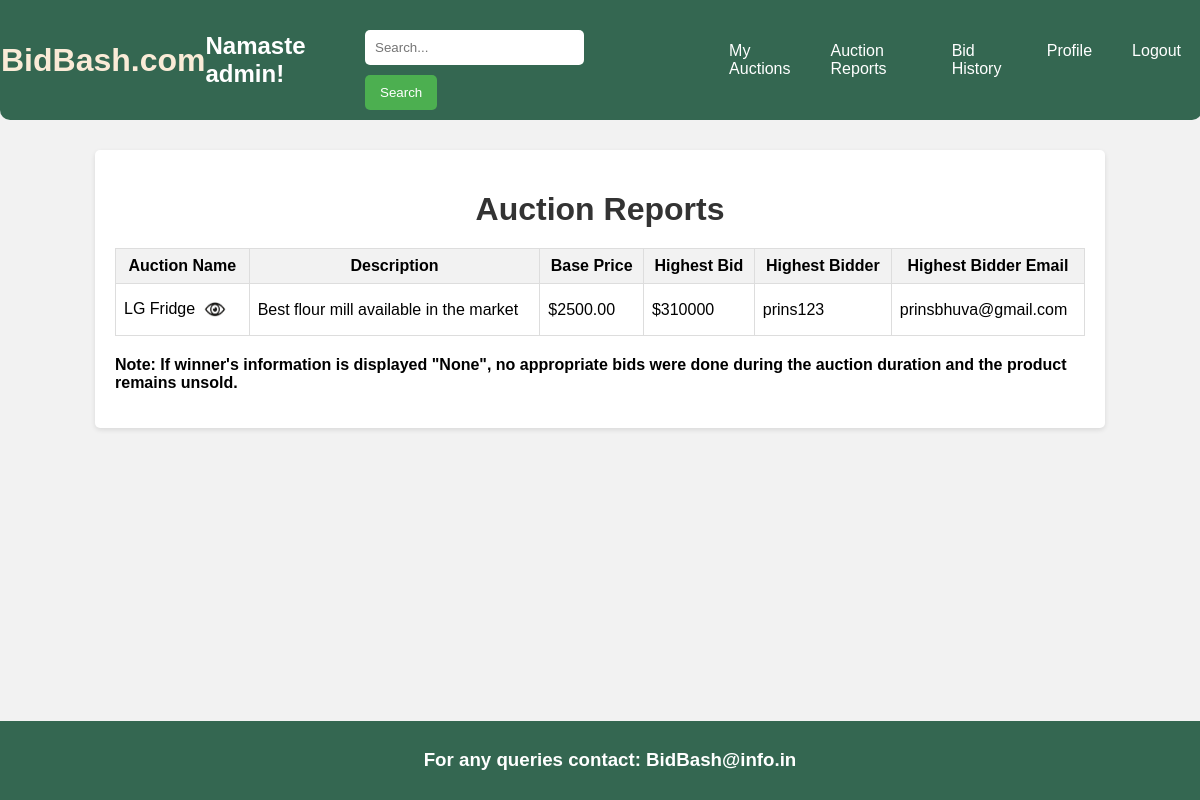
The page /auction_reports (signed in) on the database its author committed.
### myapp/models.py (models this page shows, shortened)
class User(AbstractUser):
    contact_no = models.IntegerField(null=True)
    email = models.EmailField(max_length=254)
    first_name = models.CharField(max_length=30)
    last_name = models.CharField(max_length=30)

class AuctionItem(models.Model):
    name = models.CharField(max_length=100)
    description = models.TextField()
    category = models.CharField(max_length=100)
    seller = models.ForeignKey(User, on_delete=models.CASCADE)
    base_price = models.DecimalField(max_digits=10, decimal_places=2)
    start_time = models.DateTimeField()
    end_time = models.DateTimeField()
    highest_bid = models.DecimalField(max_digits=10, decimal_places=2, default=0)  # Set default value

### myapp/views.py (the view)
# urls.py: path('auction_reports', views.auction_reports, name='auction_reports'),
def auction_reports(request):
    completed_auctions = AuctionItem.objects.filter(
        seller=request.user, end_time__lt=timezone.now()
    )
    for auction in completed_auctions:
        highest_bid_tuple = Bid.objects.filter(auction=auction).aggregate(Max('bid_amount'))
        highest_bid_amount = highest_bid_tuple['bid_amount__max']
        highest_bidder = Bid.objects.filter(auction=auction, bid_amount=highest_bid_amount).first()
        auction.highest_bid = highest_bid_amount
        auction.highest_bidder_username = highest_bidder.bidder.username if highest_bidder else None
        auction.highest_bidder_email = highest_bidder.bidder.email if highest_bidder else None
    return render(request, 'UserSide/auction_reports.html', {'completed_auctions': completed_auctions})

### templates/UserSide/auction_reports.html (shortened to what this page needs)
{% extends 'UserSide/base.html' %}
{% load static %}
{% block body %}
{% if user.is_authenticated %}
<div class="auction-reports">
    <div style="max-width: 970px; margin: 0 auto; padding: 20px; border-radius: 5px; background-color: #fff; box-shadow: 0 2px 5px rgba(0, 0, 0, 0.1);">
        <h1 style="text-align: center; margin-bottom: 20px; color: #333;">Auction Reports</h1>
        <table style="border-collapse: collapse; width: 100%;">
            <thead>
                <tr style="background-color: #f2f2f2;">
                    <th style="border: 1px solid #dddddd; padding: 8px;">Auction Name</th>
                    <th style="border: 1px solid #dddddd; padding: 8px;">Description</th>
                    <th style="border: 1px solid #dddddd; padding: 8px;">Base Price</th>
                    <th style="border: 1px solid #dddddd; padding: 8px;">Highest Bid</th>
                    <th style="border: 1px solid #dddddd; padding: 8px;">Highest Bidder</th>
                    <th style="border: 1px solid #dddddd; padding: 8px;">Highest Bidder Email</th>
                </tr>
            </thead>
            <tbody>
                {% for auction in completed_auctions %}
                <tr style="background-color: #fff;">
                    <td style="border: 1px solid #dddddd; padding: 8px;">
                        <a href="{% url 'item' auction.id %}" style="text-decoration: none; color:black">
                            {{ auction.name }}
                            <img src="{% static 'images/eye_logo.jpg' %}" alt="View Item" style="vertical-align: middle; margin-right: 5px; width: 30px; height: 15px; margin-bottom: 10px">
                        </a>
                    </td>
                    <td style="border: 1px solid #dddddd; padding: 8px;">{{ auction.description }}</td>
                    <td style="border: 1px solid #dddddd; padding: 8px;">${{ auction.base_price }}</td>
                    <td style="border: 1px solid #dddddd; padding: 8px;">${{ auction.highest_bid }}</td>
                    <td style="border: 1px solid #dddddd; padding: 8px;">
                        {% if auction.highest_bidder_username != request.user.username %}
                            {{ auction.highest_bidder_username }}
                        {% else %}
                            None
                        {% endif %}
                    </td>
                    <td style="border: 1px solid #dddddd; padding: 8px;">
                        {% if auction.highest_bidder_email != request.user.email %}
                            {{ auction.highest_bidder_email }}
                        {% else %}
                            None
                        {% endif %}
                    </td>
                </tr>
                {% endfor %}
            </tbody>
        </table>
        <p style="margin-top: 20px; font-weight: bold;">Note: If winner's information is displayed "None", no appropriate bids were done during the auction duration and the product remains unsold.</p>
    </div>
{% else %}
<script type="text/javascript">
    window.location.href = "{% url 'login' %}";
</script>
{% endif %}
{% endblock %}

### templates/UserSide/base.html (shortened to what this page needs)
<!DOCTYPE html>
<html lang="en">
<head>
    {% load static %}
    <link rel="stylesheet" href="{% static 'styles.css' %}">
</head>
<body>
    <header>
        <a href="{% url 'home' %}" style="text-decoration:none; color: antiquewhite;"><h1>BidBash.com</h1></a>
        {% if user.is_authenticated %}
        <h2>Namaste {{ user.username }}!</h2>
        {% endif %}
        <div class="search-bar">
            <form action="{% url 'search_products' %}" method="GET">
                <input type="text" name="q" placeholder="Search...">
                <button type="submit">Search</button>
            </form>
        </div>
        <div class="menu">
            <a class="menu-icon" href="{% url 'my_auctions' %}">My Auctions</a>
            <a class="menu-icon" href="{% url 'auction_reports' %}">Auction Reports</a>
            <a class="menu-icon" href="{% url 'bid_history' %}">Bid History</a>
            <a class="menu-icon" href="{% url 'profile' %}">Profile</a>
            <a class="menu-icon" href="{% url 'logout' %}">Logout</a>
        </div>
    </header>
    <div class="content">
        {% block body %}
        {% endblock body %}
    </div>
    <footer>
        <h3>For any queries contact: BidBash@info.in</h3>
    </footer>
</body>
</html>

### static/styles.css (style rules this page uses)
body { font-family: Arial, sans-serif; margin: 0; padding: 0; background-color: #f2f2f2; min-height: 100vh; position: relative; }
header { background-color: #346751; color: #fff; border-radius: 0 0 10px 10px; padding: 10px 1px; display: flex; justify-content: space-between; align-items: center; position: fixed; top: 0; left: 0; width: 100%; z-index: 1000; }
.content { padding-top: 150px; padding-bottom: 60px; }
.search-bar { display: flex; width: 400px; }
.search-bar input[type="text"] { padding: 10px; width: 70%; border: none; border-radius: 5px; margin-right: 10px; }
.search-bar button { padding: 10px 15px; background-color: #4CAF50; color: white; border: none; border-radius: 5px; cursor: pointer; }
.menu { display: flex; }
.menu-icon { text-decoration: none; margin-left: 20px; margin-right: 20px; color: #fff; }
footer { position: absolute; bottom: 0; width: 100%; background-color: #346751; color: #fff; padding: 10px; text-align: center; }
img { margin-top: 10px; width: 100%; height: 50%; border-radius: 20px; }
form { margin-top: 20px; }
input[type="email"], input[type="text"] { width: 100%; padding: 10px; margin-bottom: 10px; border: 1px solid #ccc; border-radius: 5px; }
button { padding: 10px 20px; background-color: #4CAF50; color: #fff; border: none; border-radius: 5px; cursor: pointer; }

### rows shown on the page
User: username "admin"
AuctionItem: name "LG Fridge", description "Best flour mill available in the market", base_price "2500.00", highest_bid "310000", highest_bidder_username "prins123", highest_bidder_email "prinsbhuva@gmail.com"
